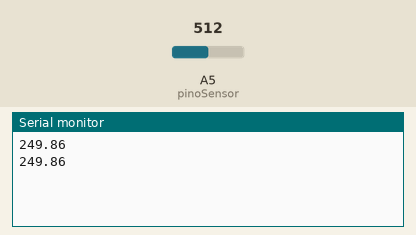
This sketch was run on a simulated Arduino Uno, built with avr-gcc and run on an emulated ATmega328P. On the bench: the last lines printed to the serial monitor. Inputs (shaded band) come from the test bench; at power-on: A5 (pinoSensor) = 512.

Above: at 1.8 s.
1.9 s: A5 (pinoSensor) set to 716
At 2.8 s:
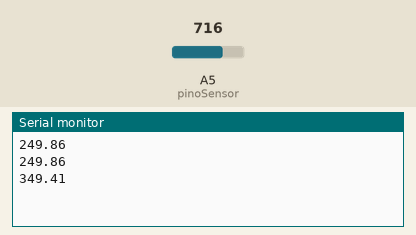
3.4 s: A5 (pinoSensor) set to 900
At 4.6 s:
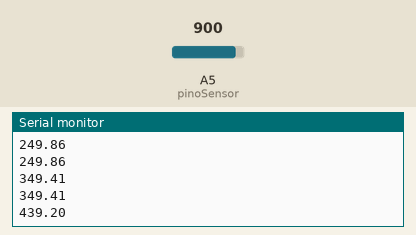
Timing chart, 0 to 6.4 s (numbered marks = the images above; inputs shaded):
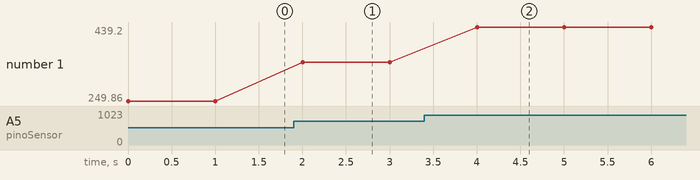

Measured:
- after the input at 1.9 s, the serial monitor: prints a new line after 0.10 s (image 1)
- after the input at 3.4 s, the serial monitor: prints a new line after 0.60 s (image 2)
- plotted number 1: 249.86 → 349.41 after the input at 1.9 s, 349.41 → 439.2 after the input at 3.4 s

The sketch:

sketch_mar14a.ino
```cpp
int pinoSensor = 5; //Saída do sensor na A0
int valorLido = 0; //Variável auxiliar
float temperatura = 0; //Variável que armazenará a temperatura lida
int linha =0; //Variável que se refere as linhas do excel

void setup(){ //Função que será executada uma
  Serial.begin(9600); //Inicia a comunicação serial a 9600 bauds
  //Serial.println("CLEARDATA"); //Reset comunicação serial
  //Serial.println("LABEL,Hora, Temperatura,linha"); //nomeia a coluna
}
void loop(){ //Funcção que será executada continuamente
  valorLido = analogRead(pinoSensor); //Leitura analógica da porta A0
  temperatura = (valorLido * 0.00488); //5 volts/1023 = 0,0048 preciso do A/D
  temperatura = temperatura * 100; //converte milivolts para celsius - cada 10mV == 1 grau C
  linha++; //incremente linha para que a leitura pule linha
  //Serial.print("DATA, TIME, "); //inicia a impressão dos dados, fica sempre iniciando
  Serial.println(temperatura,2);

  //Serial.print(",");
 // Serial.println(linha);

  if(linha > 100) //loop para limitar a qtd de dados
  {
    linha = 0;
   // Serial.println("ROW,SET,2"); //alimentação das linhas sempre com os dados iniciados
  }
  delay(1000); //tempo 5 seg para realizar outra leitura
}
```
